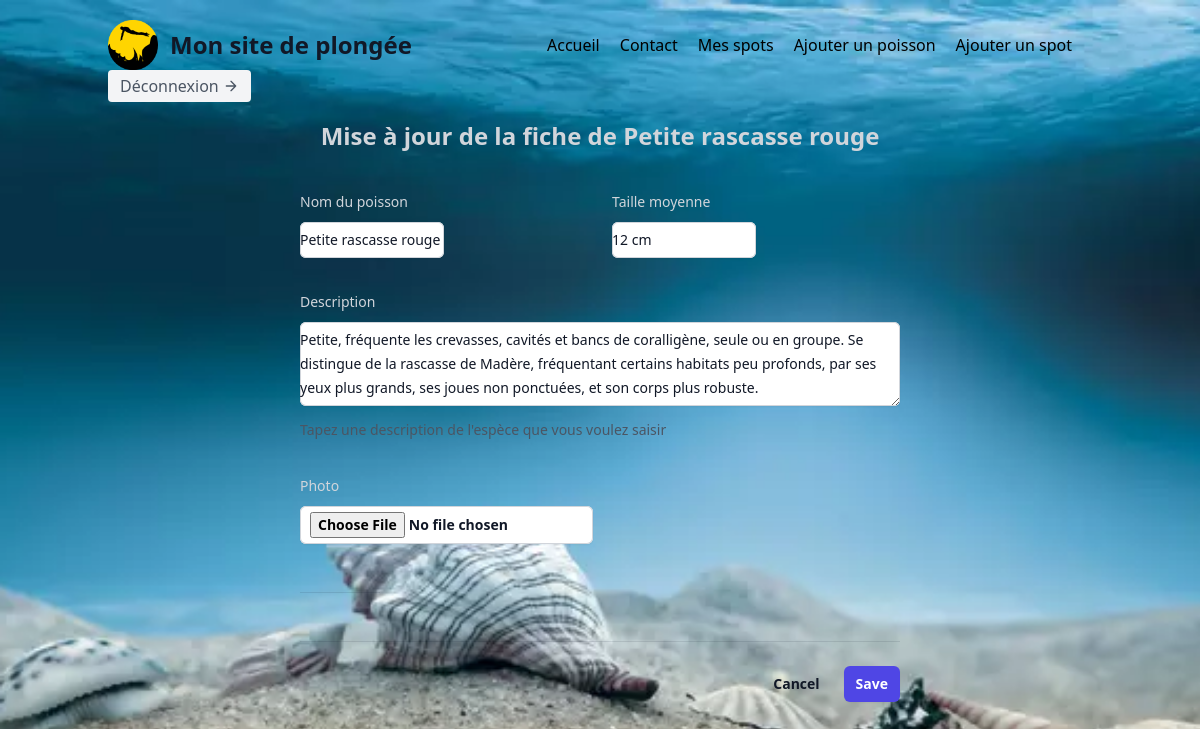
The page /pages/about/modify_fish.php?id=5 (signed in) on the database its author committed.
### tables this page shows
CREATE TABLE `fishs` (
  `id` int NOT NULL,
  `fish_name` varchar(50) NOT NULL,
  `average_size` varchar(50) NOT NULL,
  `about` text NOT NULL,
  `image` text NOT NULL
);

### pages/about/modify_fish.php (the view, shortened to what this page needs)
<?php
require_once(__DIR__.'../../../assets/php/middleware/db_connect.php');
$getData=$_GET;
$retrieveFishStatement=$mysqlClient->prepare('SELECT * FROM fishs WHERE id=:id');
$retrieveFishStatement->execute([
    'id'=>$getData['id'],
]);
$newfish=$retrieveFishStatement->fetchAll(PDO::FETCH_ASSOC);
?>
<!DOCTYPE html>
<html lang="fr">
<head>
    <link rel="stylesheet" href="/build/output.css">
</head>
<body class="bg-fixed bg-cover bg-center h-screen" style="background-image: url('/assets/images/fonds-marins.webp');">
<?php require_once(__DIR__.'../../../assets/php/components/header.php') ;?>
<h2 class="text-center font-semibold leading-7 text-gray-300 text-2xl">Mise à jour de la fiche de <?php echo($newfish[0]['fish_name']); ?> </h2>
<form action="../../assets/php/controllers/add_fish.php" method="POST" class="mx-auto w-1/2 flex flex-col justify-center" enctype="multipart/form-data">
  <div class="space-y-12">
    <div class="border-b border-gray-900/10 pb-12">
      <div class="mt-10 grid grid-cols-1 gap-x-6 gap-y-8 sm:grid-cols-6">
        <div class="sm:col-span-3">
          <label for="fish-name" class="block text-sm font-medium leading-6 text-gray-300">Nom du poisson</label>
          <div class="mt-2">
            <input type="text" name="fish-name" id="fish-name" class="block rounded-md border-0 py-1.5 text-gray-900 shadow-sm ring-1 ring-inset ring-gray-300 placeholder:text-gray-400 focus:ring-2 focus:ring-inset focus:ring-indigo-600 sm:text-sm sm:leading-6 w-1/2" value="<?php echo($newfish[0]['fish_name']); ?>">
          </div>
        </div>
        <div class="sm:col-span-3">
          <label for="average-size" class="block text-sm font-medium leading-6 text-gray-300">Taille moyenne</label>
          <div class="mt-2">
            <input type="text" name="average-size" id="average-size" class="block w-1/2 rounded-md border-0 py-1.5 text-gray-900 shadow-sm ring-1 ring-inset ring-gray-300 placeholder:text-gray-400 focus:ring-2 focus:ring-inset focus:ring-indigo-600 sm:text-sm sm:leading-6" value="<?php echo($newfish[0]['average_size']); ?> ">
          </div>
        </div>
        <div class="col-span-full">
          <label for="about" class="block text-sm font-medium leading-6 text-gray-300">Description</label>
          <div class="mt-2">
            <textarea id="about" name="about" rows="3" class="block w-full rounded-md border-0 py-1.5 text-gray-900 shadow-sm ring-1 ring-inset ring-gray-300 placeholder:text-gray-400 focus:ring-2 focus:ring-inset focus:ring-indigo-600 sm:text-sm sm:leading-6" ><?php echo($newfish[0]['about']); ?> </textarea>
          </div>
          <p class="mt-3 text-sm leading-6 text-gray-600">Tapez une description de l'espèce que vous voulez saisir</p>
        </div>
        <div class="border-b border-gray-900/10 pb-12">
        <div class="col-span-full">
          <label for="image" class="block text-sm font-medium leading-6 text-gray-300">Photo</label>
          <div class="mt-2 flex items-center gap-x-3">
            <input type="file" name="image" id="image" class="rounded-md bg-white px-2.5 py-1.5 text-sm font-semibold text-gray-900 shadow-sm ring-1 ring-inset ring-gray-300 hover:bg-gray-50">
          </div>
        </div>
      </div>
    </div>
        </div>
      </div>
  <div class="mt-6 flex items-center justify-end gap-x-6">
    <button type="button" class="text-sm font-semibold leading-6 text-gray-900">Cancel</button>
    <button type="submit" class="rounded-md bg-indigo-600 px-3 py-2 text-sm font-semibold text-white shadow-sm hover:bg-indigo-500 focus-visible:outline focus-visible:outline-2 focus-visible:outline-offset-2 focus-visible:outline-indigo-600">Save</button>
  </div>
</form>
</body>
</html>

### rows shown on the page
fishs: fish_name "Petite rascasse rouge", fish-name "Petite rascasse rouge", average-size "12 cm", about "Petite, fréquente les crevasses, cavités et bancs de coralligène, seule ou en groupe. Se distingue de la rascasse de Madère, fréquentant certains habitats peu profonds, par ses yeux plus grands, ses joues non ponctuées, et son corps plus robuste."
